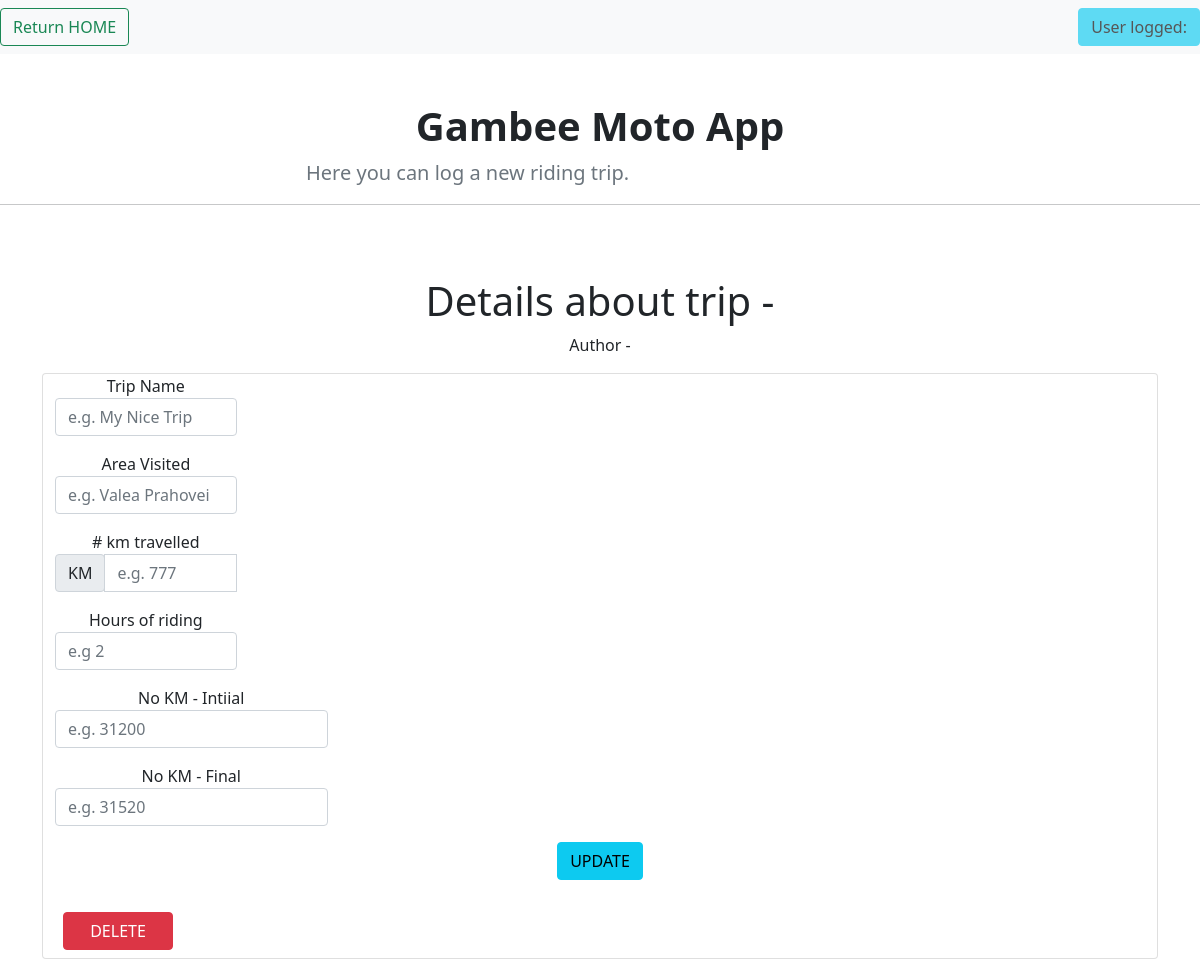
Before: /VRAICA_TRIP_2 (signed in) with the older database file.
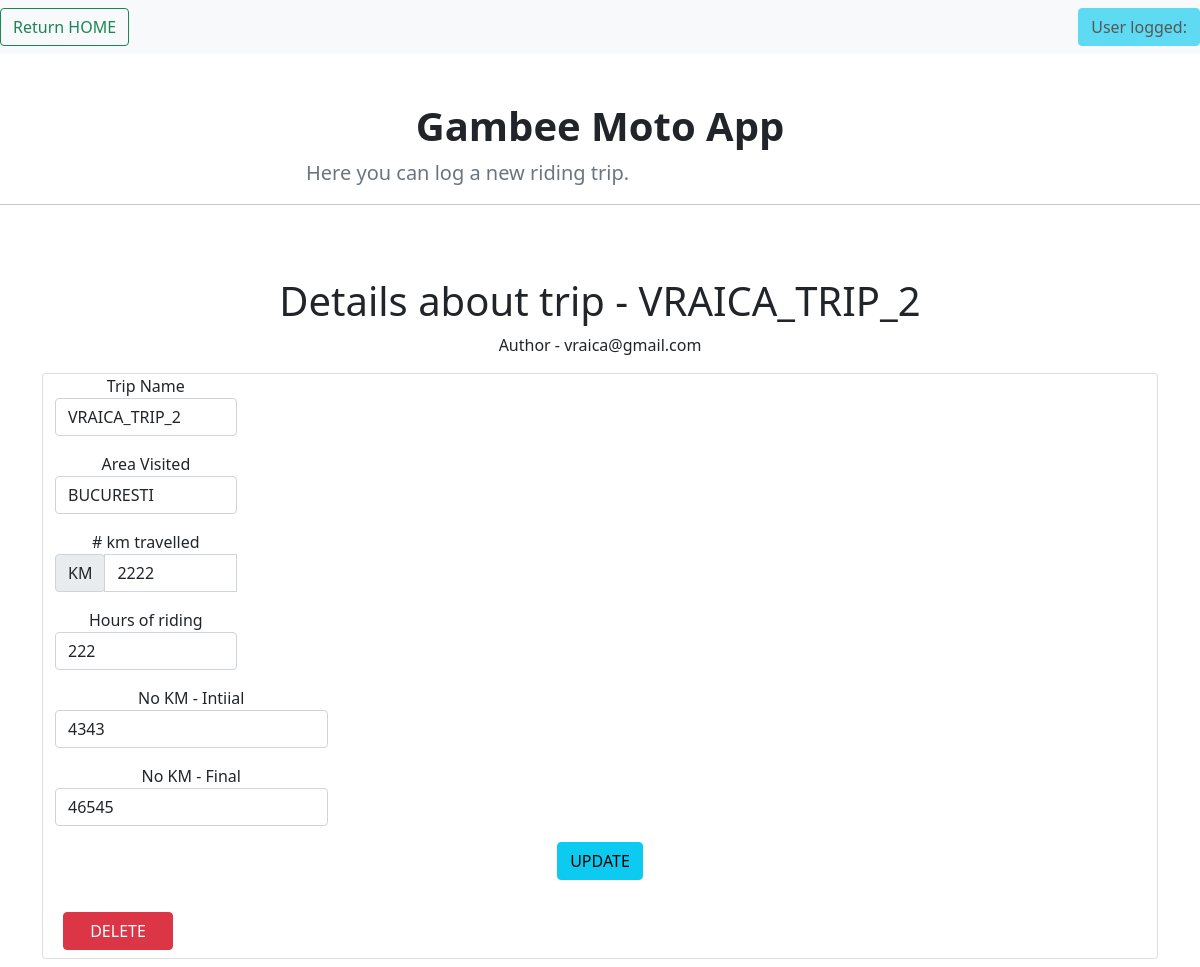
After: the same page with the newer database file.
### application/models.py (models this page shows, shortened)
class TripRecords(db.Model):
    __tablename__ = 'TripRecords'
    id = db.Column(db.Integer, primary_key=True)
    trip_name = db.Column(db.String(100))
    area_name = db.Column(db.String(50))
    km_travelled = db.Column(db.Integer)
    h_travelled = db.Column(db.Integer)
    km_initial = db.Column(db.Integer)
    km_final = db.Column(db.Integer)
    added_by = db.Column(db.String(100))

### application/routes.py (the view)
@app.route('/<trip_name>')
@login_required
def detailed_trip(trip_name):
    if session['logged_user'] != 'admin@gmail.com':
        found_trip = TripRecords.query.filter_by(trip_name=trip_name, added_by=session['logged_user']).first()
    else:
        found_trip = TripRecords.query.filter_by(trip_name=trip_name).first()
    return render_template('detailed_trip.html', detailed_trip=found_trip)

### application/routes.py (called while the page is built)
@loginMan.user_loader
def load_user(email):
    return Riders.query.filter_by(email=email).first()

### application/templates/detailed_trip.html (shortened to what this page needs)
{% extends 'trips_common.html' %}
{%block trip_details%}
<div class="py-2 text-center container">
    <h1>Details about trip - {{detailed_trip.trip_name}}</h1>
    <p>Author - {{detailed_trip.added_by}}</p>
    <div class="card text-center container ml-2" style="width: 100%;">
        <form action="{{url_for('update_existing_trip', rider_email=detailed_trip.added_by,
                                    trip_name=detailed_trip.trip_name)}}" method="POST" class="needs-validation"
              novalidate>
            <div class="form-row">
                <div class="col-md-2 mb-3">
                    <label for="validationCustom01">Trip Name</label>
                    <input type="text" class="form-control" id="validationCustom01" name="new_trip_name"
                           placeholder="e.g. My Nice Trip" value="{{detailed_trip.trip_name}}"
                           required>
                </div>
                <div class="col-md-2 mb-3">
                    <label for="validationCustom02">Area Visited</label>
                    <input type="text" class="form-control" id="validationCustom02" name="new_area_name"
                           placeholder="e.g. Valea Prahovei" value="{{detailed_trip.area_name}}"
                           required>
                </div>
                <div class="col-md-2 mb-3">
                    <label for="validationCustomUsername"># km travelled</label>
                    <div class="input-group">
                        <div class="input-group-prepend">
                            <span class="input-group-text" id="inputGroupPrepend">KM</span>
                        </div>
                        <input type="number" class="form-control" id="validationCustomUsername" name="new_km_travelled"
                               placeholder="e.g. 777" value="{{detailed_trip.km_travelled}}"
                               aria-describedby="inputGroupPrepend" required>
                    </div>
                </div>
            </div>
            <div class="form-row">
                <div class="col-md-2 mb-3">
                    <label for="validationCustom03">Hours of riding</label>
                    <input type="number" class="form-control" id="validationCustom03" name="new_hours_riding"
                           placeholder="e.g 2" value="{{detailed_trip.h_travelled}}" required>
                </div>
                <div class="col-md-3 mb-3">
                    <label for="validationCustom04">No KM - Intiial</label>
                    <input type="number" class="form-control" id="validationCustom04" name="new_km_initial"
                           placeholder="e.g. 31200" value="{{detailed_trip.km_initial}}" required>
                </div>
                <div class="col-md-3 mb-3">
                    <label for="validationCustom05">No KM - Final</label>
                    <input type="number" class="form-control" id="validationCustom05" name="new_km_final"
                           placeholder="e.g. 31520" value="{{detailed_trip.km_final}}" required>
                </div>
            </div>
            <button class="btn btn-info mb-4" name="update_trip" type="submit" value="tripUpdate">UPDATE</button>
        </form>
        <a href="{{url_for('delete_trip', rider_email = detailed_trip.added_by, trip_name=detailed_trip.trip_name)}}"
           class="btn btn-danger m-2" style="width: 110px">DELETE</a>
    </div>
</div>
{%endblock%}

### application/templates/trips_common.html (shortened to what this page needs)
{%extends 'base.html'%}
{%block trips_common%}
<nav class="navbar navbar-light bg-light">
  <form class="form-inline">
    <button class="btn btn-outline-success" type="button" onclick="window.location.href='{{ url_for( 'home') }}';">Return HOME</button>
  </form>
    {% if crr_user == 'guest' %}
        <button type="button" class="btn btn-danger" disabled>
             User logged: {{ crr_user }}
        </button>
    {%else%}
        <button type="button" class="btn btn-info" disabled>
             User logged: {{ crr_user }}
        </button>
    {% endif %}
</nav>
<div class="row py-lg-5">
    <div class="col-lg-6 col-md-8 mx-auto">
        <h1 class="fw-bold text-center">Gambee Moto App</h1>
        <p class="lead text-muted">Here you can log a new riding trip.</p>
    </div>
    <BR>
    <HR>
</div>
{%endblock%}

### application/templates/base.html (shortened to what this page needs)
<!DOCTYPE html>
<html lang="en">
<head>
    <link href="https://cdn.jsdelivr.net/npm/bootstrap@5.0.0-beta2/dist/css/bootstrap.min.css" rel="stylesheet">
    <link rel="stylesheet" href="static/style.css">
</head>
<body>
{%block trips_common%}
{%endblock%}
{%block trip_details%}
{%endblock%}
</body>
</html>

Changed rows visible on the page:
added TripRecords: trip_name "VRAICA_TRIP_2", added_by "vraica@gmail.com", new_trip_name "VRAICA_TRIP_2", new_area_name "BUCURESTI", new_km_travelled "2222", new_hours_riding "222", new_km_initial "4343", new_km_final "46545"
